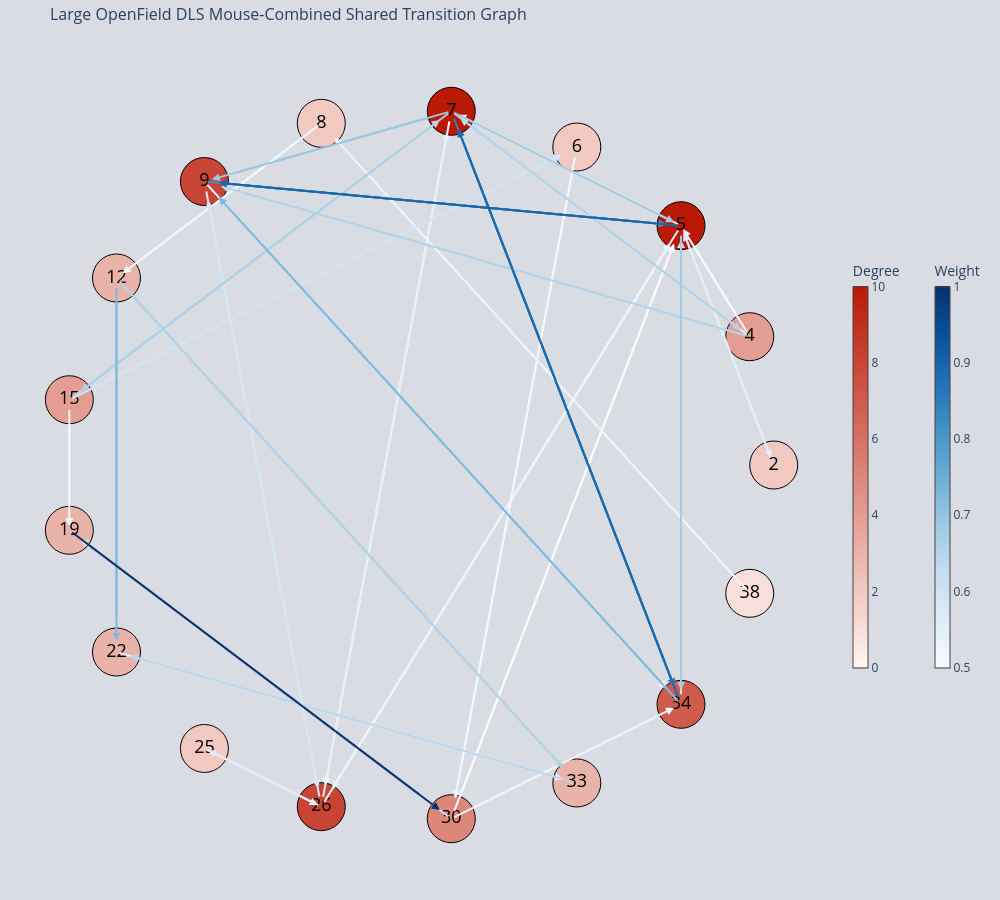
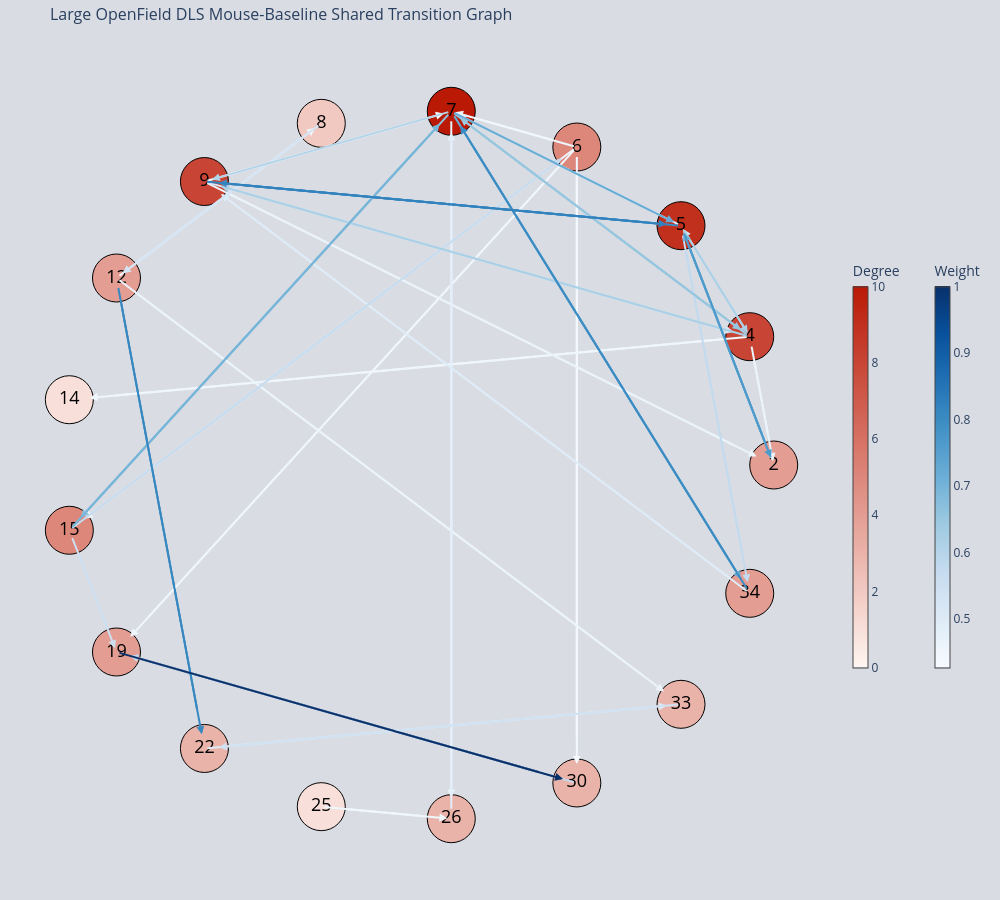
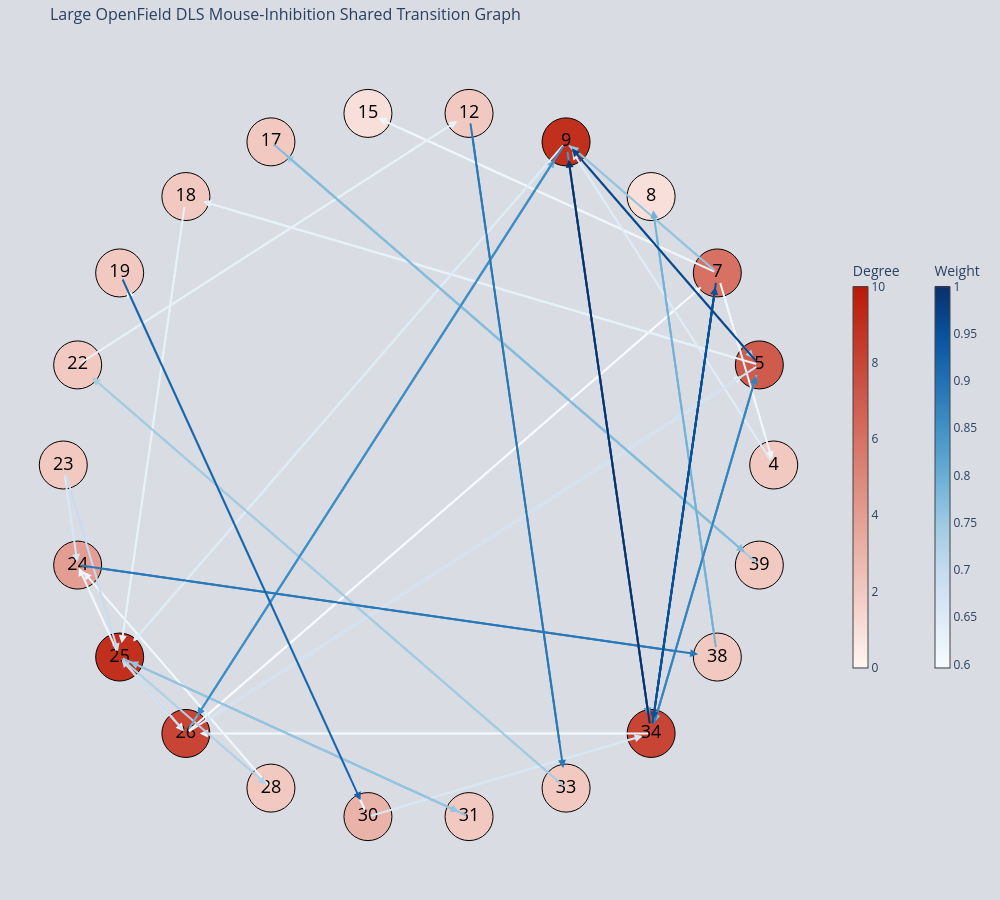

These figures' notebook cell, in order:
### Code cell
for mouse_name in df_all["Mouse"].unique():
    df_mouse = df_all[df_all["Mouse"] == mouse_name].copy()
    plot_combined_shared_transition_graphs(df_mouse, mouse_name, graph_top_n=40, save=True)
    break
